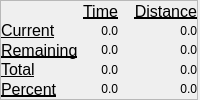
  <widget class="QDockWidget" name="estimatesDockWidget">
   <property name="maximumSize">
    <size>
     <width>400</width>
     <height>170</height>
    </size>
   </property>
   <property name="features">
    <set>QDockWidget::DockWidgetClosable|QDockWidget::DockWidgetMovable</set>
   </property>
   <property name="windowTitle">
    <string>Estimates</string>
   </property>
   <attribute name="dockWidgetArea">
    <number>2</number>
   </attribute>
   <widget class="QWidget" name="dockWidgetContents_4">
    <layout class="QVBoxLayout" name="verticalLayout_11">
     <property name="spacing">
      <number>0</number>
     </property>
     <property name="leftMargin">
      <number>0</number>
     </property>
     <property name="topMargin">
      <number>0</number>
     </property>
     <property name="rightMargin">
      <number>2</number>
     </property>
     <property name="bottomMargin">
      <number>0</number>
     </property>
     <item>
      <widget class="QFrame" name="frame_7">
       <property name="frameShape">
        <enum>QFrame::StyledPanel</enum>
       </property>
       <property name="frameShadow">
        <enum>QFrame::Raised</enum>
       </property>
       <layout class="QVBoxLayout" name="verticalLayout_20">
        <property name="spacing">
         <number>0</number>
        </property>
        <property name="margin">
         <number>0</number>
        </property>
        <item>
         <layout class="QGridLayout" name="gridLayout_3" columnstretch="0,1,2">
          <property name="rightMargin">
           <number>0</number>
          </property>
          <item row="0" column="1">
           <widget class="QLabel" name="label_20">
            <property name="font">
             <font>
              <pointsize>12</pointsize>
              <weight>50</weight>
              <bold>false</bold>
              <underline>true</underline>
             </font>
            </property>
            <property name="text">
             <string>Time</string>
            </property>
            <property name="alignment">
             <set>Qt::AlignRight|Qt::AlignTrailing|Qt::AlignVCenter</set>
            </property>
           </widget>
          </item>
          <item row="0" column="2">
           <widget class="QLabel" name="label_21">
            <property name="font">
             <font>
              <pointsize>12</pointsize>
              <weight>50</weight>
              <bold>false</bold>
              <underline>true</underline>
             </font>
            </property>
            <property name="text">
             <string>Distance</string>
            </property>
            <property name="alignment">
             <set>Qt::AlignRight|Qt::AlignTrailing|Qt::AlignVCenter</set>
            </property>
           </widget>
          </item>
          <item row="1" column="0">
           <widget class="QLabel" name="label_16">
            <property name="sizePolicy">
             <sizepolicy hsizetype="Maximum" vsizetype="Preferred">
              <horstretch>0</horstretch>
              <verstretch>0</verstretch>
             </sizepolicy>
            </property>
            <property name="font">
             <font>
              <pointsize>12</pointsize>
              <weight>50</weight>
              <bold>false</bold>
              <underline>true</underline>
             </font>
            </property>
            <property name="text">
             <string>Current</string>
            </property>
           </widget>
          </item>
          <item row="1" column="1">
           <widget class="QLabel" name="currentTimeLabel">
            <property name="text">
             <string>0.0</string>
            </property>
            <property name="alignment">
             <set>Qt::AlignRight|Qt::AlignTrailing|Qt::AlignVCenter</set>
            </property>
           </widget>
          </item>
          <item row="1" column="2">
           <widget class="QLabel" name="currentDistanceLabel">
            <property name="text">
             <string>0.0</string>
            </property>
            <property name="alignment">
             <set>Qt::AlignRight|Qt::AlignTrailing|Qt::AlignVCenter</set>
            </property>
           </widget>
          </item>
          <item row="2" column="0">
           <widget class="QLabel" name="label_17">
            <property name="sizePolicy">
             <sizepolicy hsizetype="Maximum" vsizetype="Preferred">
              <horstretch>0</horstretch>
              <verstretch>0</verstretch>
             </sizepolicy>
            </property>
            <property name="font">
             <font>
              <pointsize>12</pointsize>
              <weight>50</weight>
              <bold>false</bold>
              <underline>true</underline>
             </font>
            </property>
            <property name="text">
             <string>Remaining</string>
            </property>
           </widget>
          </item>
          <item row="2" column="1">
           <widget class="QLabel" name="remainingTimeLabel">
            <property name="text">
             <string>0.0</string>
            </property>
            <property name="alignment">
             <set>Qt::AlignRight|Qt::AlignTrailing|Qt::AlignVCenter</set>
            </property>
           </widget>
          </item>
          <item row="2" column="2">
           <widget class="QLabel" name="remainingDistanceLabel">
            <property name="text">
             <string>0.0</string>
            </property>
            <property name="alignment">
             <set>Qt::AlignRight|Qt::AlignTrailing|Qt::AlignVCenter</set>
            </property>
           </widget>
          </item>
          <item row="3" column="0">
           <widget class="QLabel" name="label_18">
            <property name="sizePolicy">
             <sizepolicy hsizetype="Maximum" vsizetype="Preferred">
              <horstretch>0</horstretch>
              <verstretch>0</verstretch>
             </sizepolicy>
            </property>
            <property name="font">
             <font>
              <pointsize>12</pointsize>
              <weight>50</weight>
              <bold>false</bold>
              <underline>true</underline>
             </font>
            </property>
            <property name="text">
             <string>Total</string>
            </property>
           </widget>
          </item>
          <item row="3" column="1">
           <widget class="QLabel" name="totalTimeLabel">
            <property name="text">
             <string>0.0</string>
            </property>
            <property name="alignment">
             <set>Qt::AlignRight|Qt::AlignTrailing|Qt::AlignVCenter</set>
            </property>
           </widget>
          </item>
          <item row="3" column="2">
           <widget class="QLabel" name="totalDistanceLabel">
            <property name="text">
             <string>0.0</string>
            </property>
            <property name="alignment">
             <set>Qt::AlignRight|Qt::AlignTrailing|Qt::AlignVCenter</set>
            </property>
           </widget>
          </item>
          <item row="4" column="0">
           <widget class="QLabel" name="label_19">
            <property name="sizePolicy">
             <sizepolicy hsizetype="Maximum" vsizetype="Preferred">
              <horstretch>0</horstretch>
              <verstretch>0</verstretch>
             </sizepolicy>
            </property>
            <property name="font">
             <font>
              <pointsize>12</pointsize>
              <weight>50</weight>
              <bold>false</bold>
              <underline>true</underline>
             </font>
            </property>
            <property name="text">
             <string>Percent</string>
            </property>
           </widget>
          </item>
          <item row="4" column="1">
           <widget class="QLabel" name="percentTimeLabel">
            <property name="text">
             <string>0.0</string>
            </property>
            <property name="alignment">
             <set>Qt::AlignRight|Qt::AlignTrailing|Qt::AlignVCenter</set>
            </property>
           </widget>
          </item>
          <item row="4" column="2">
           <widget class="QLabel" name="percentDistanceLabel">
            <property name="text">
             <string>0.0</string>
            </property>
            <property name="alignment">
             <set>Qt::AlignRight|Qt::AlignTrailing|Qt::AlignVCenter</set>
            </property>
           </widget>
          </item>
         </layout>
        </item>
       </layout>
      </widget>
     </item>
    </layout>
   </widget>
  </widget>
